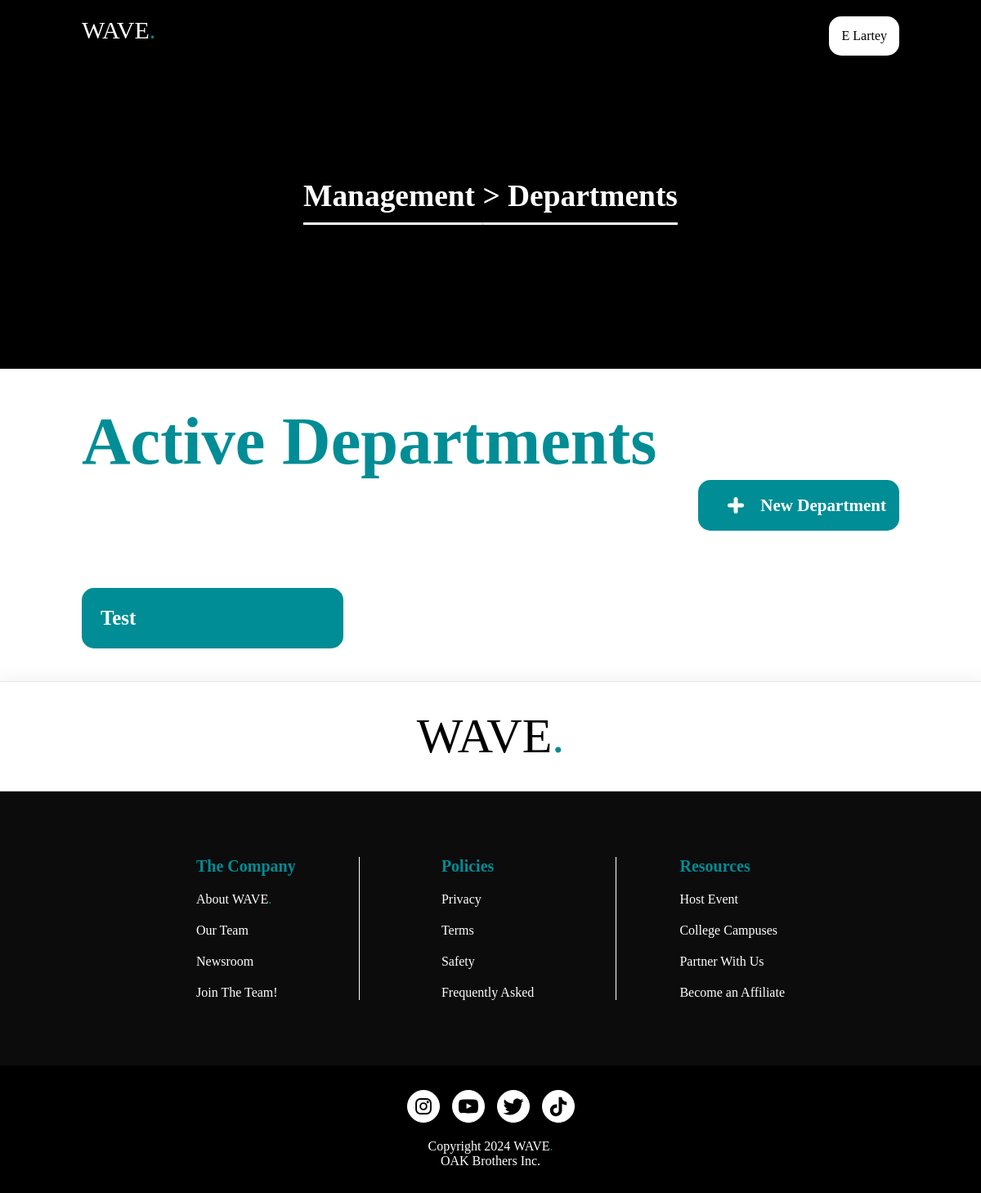
Before: /theadminportal/departments/ (signed in) with the older database file.
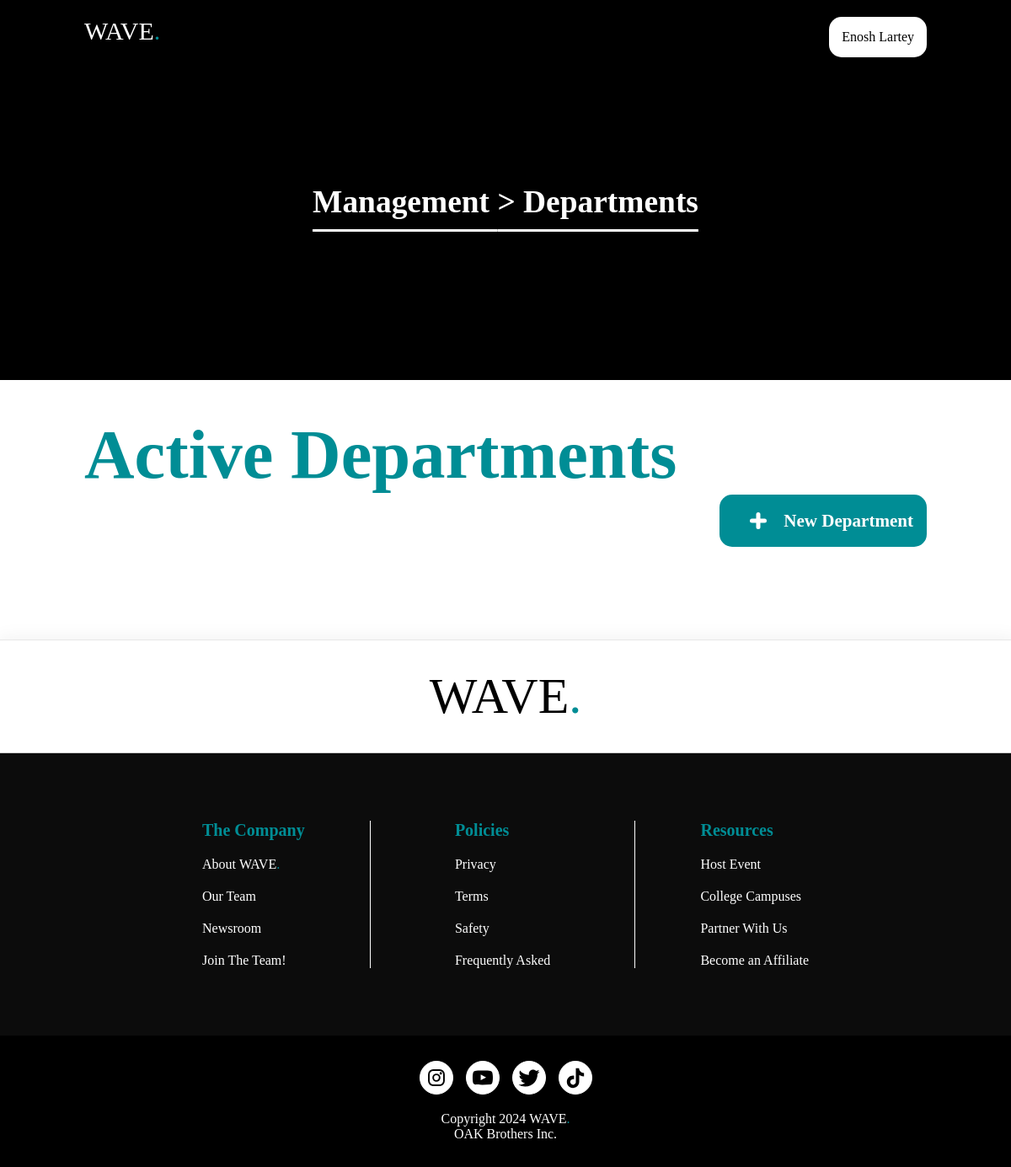
After: the same page with the newer database file.
### authenticationApp/models.py (models this page shows, shortened)
class CustomUser(AbstractBaseUser, PermissionsMixin):
    GENDER_OPTIONS = [
        ('Male', 'Male'),
        ('Female', 'Female'),
        ('Other', 'Other')
    ]
    first_name = models.CharField(
        _("First Name"),
        max_length=50,
        blank=False,
        null=False,
        help_text=(_("First Name")),
    )
    last_name = models.CharField(
        _("Last Name"),
        max_length=50,
        blank=False,
        null=False,
        help_text=(_("Last Name")),
    )
    email = models.EmailField(
        _("Email"), unique=True, blank=False, null=False, help_text=(_("Email"))
    )
    username = models.CharField(
        _("Username"),
        max_length=15,
        blank=False,
        null=False,
        unique=True,
        help_text=(_("Username")),
    )
    phone_number = models.CharField(
        _("Phone Number"),
        max_length=15,
        blank=False,
        null=False,
        unique=False,
        help_text=(_("Phone Number")),
    )
    birthday_day = models.PositiveIntegerField(_("Day"), null=True, blank=True)
    birthday_month = models.PositiveIntegerField(_("Month"), null=True, blank=True)
    birthday_year = models.PositiveIntegerField(_("Year"), null=True, blank=True)
    date_joined = models.DateField(auto_now_add=True)
    is_active = models.BooleanField(default=True)
    is_staff = models.BooleanField(default=False)
    is_superuser = models.BooleanField(default=False)
    user_id = models.UUIDField(_("User ID"), default=uuid.uuid4, editable=False, unique=True)
    is_suspended = models.BooleanField(default=False)
    suspension_end_date = models.DateTimeField(null=True, blank=True)
    objects = CustomUserManager()
    USERNAME_FIELD = "email"
    REQUIRED_FIELDS = [
        "first_name",
        "last_name",
        "username",
        "phone_number",
    ]
    class Meta:
        default_permissions = () # Removing default permissions
        verbose_name = "Member Account"
        verbose_name_plural = "Member Accounts"

### adminDashboardApp/models.py (models this page shows, shortened)
class Department(models.Model):
    name = models.CharField("Department Name", max_length=100)
    departmentID = models.UUIDField(
        primary_key=True, default=uuid.uuid4, editable=False, unique=True
    )
    lead_name = models.CharField("Department Lead", max_length=100)
    lead_email = models.EmailField("Lead Email")
    capacity = models.IntegerField("Capacity")
    location = models.CharField("Location", max_length=300)
    description = models.TextField("Description")
    class Meta:
        default_permissions = ()

### adminDashboardApp/views.py (the view)
# urls.py: path("departments/", views.adminDepartmentView, name="departments"),
@login_required(login_url="authentication:login")
@check_suspension
@admin_required
def adminDepartmentView(request):
    if request.method == "POST":
        form = DepartmentForm(request.POST)
        if form.is_valid():
            form.save()
            return redirect("waveAdmin:departments")
    else:
        form = DepartmentForm()
    departments = Department.objects.all()
    return render(
        request,
        "adminDashboardApp/tabs/departments.html",
        {"form": form, "departments": departments},
    )

### templates/adminDashboardApp/tabs/departments.html (shortened to what this page needs)
{% extends "base/base.html" %}
{% load static %}
{% block app_page_style %}
<link rel="stylesheet" type="text/css" href="{% static "/styles/adminDashboardApp/tabs/departments.css" %}" />
{% endblock app_page_style %}
{% block header %}
{% include "partials/nav-footer/nav/admin_nav.html" %}
{% endblock header %}
{% block container_art %}
<div id="container-art">
    <div class="ticket-heading">
        <div class="ticket-header">
            <h3><a href="{% url 'waveAdmin:adminDashboard' %}">Management</a> > Departments</h3>
        </div>
    </div>
</div>
{% endblock container_art %}
{% block body %}
<div id="content-container">
    <div id="sectionHeader">
        <div>
            <h2>Active Departments</h2>
        </div>
        <div id="addNewDepartment">
            <button type="button" id="newDepartmentButton" role="button">
                <img src="{% static "images/admin/departments/addNewDepartment.svg" %}" alt="Add New Department">
                <h3>New Department</h3>
            </button>
        </div>
    </div>
    <div id="sectionBody">
        {% for department in departments %}
            {% if department %}
            <div id="department">
                <a href="{% url "waveAdmin:departmentDetails" department.departmentID department.name %}">
                    <h5>{{ department.name }}</h5>
                </a>
            </div>
            {% else %}
            <h6>No current departments.</h6>
            {% endif %}
        {% endfor %}
    </div>
</div>
{% endblock body %}

### templates/partials/nav-footer/nav/admin_nav.html
{% load static %}
<link rel="stylesheet" type="text/css" href="{% static "/styles/partials/nav-footer/nav/admin_nav.css" %}" />
<nav>
    <div id="logo-menu">
        <div id="logo">
            <a href="{% url "core:index" %}">WAVE<span>.</span></a>
        </div>
    </div>
    <div>
        <div id="userId">
            <a target="_blank" href="{% url "accountManagement:userAccount" %}">{{ request.user.first_name }} {{ request.user.last_name }}</a>
        </div>
    </div>
</nav>

Changed rows visible on the page:
removed Department: name "Test"
changed CustomUser "Lartey": user.first_name "E" → "Enosh"
